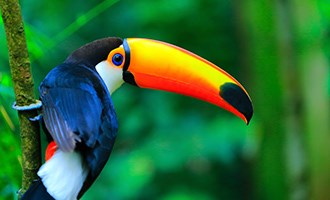
%> input picture A3/toucan.jpeg, 330 x 200 px
$ octave ex_3_8_double.m   (GNU Octave 9; MATLAB toolbox functions it lacks are replaced by stand-ins)
%> lines starting %> are read from the running program, lines starting %| are printed output that depends on the picture
### A3/my_rgb2ycbcr_fast_double.m
function YCCimg = my_rgb2ycbcr_fast_double(RGBimg)
%MY_RGB2YCBCR_FAST Summary of this function goes here
%   Detailed explanation goes here
[M, N] = size(RGBimg, [1 2]);

T = [0.299 0.587 0.114; -0.169 -0.331 0.5; 0.5 -0.419 -0.081];

YCCimg_reshaped = T * reshape(RGBimg, M*N, 3)';

YCCimg = reshape(YCCimg_reshaped', M, N, 3);

% [11 lines of commented-out code are left out]

end

### A3/ex_3_8_double.m
close all
clear
clc

filename = "toucan.jpeg";
img = imread(filename);
%> img is the input picture: size 200x330x3 uint8; mean R, G, B 43.6, 108.2, 53.9

figure
subplot(2, 2, 1)
imshow(img)
title("Full image")
img = double(img);
%> img: size 200x330x3 double
subplot(2, 2, 2)
imshow(img(:,:,1), [])
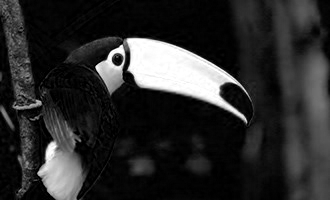
%> displayed picture: size 200x330, on the screen's scale of 0 to 255; min 0, max 255, mean 43.6
title("Red")
subplot(2, 2, 3)
imshow(img(:,:,2), [])
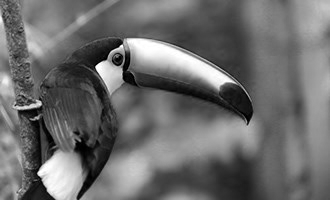
%> displayed picture: size 200x330, on the screen's scale of 0 to 255; min 0, max 255, mean 108.2
title("Green")
subplot(2, 2, 4)
imshow(img(:,:,3), [])
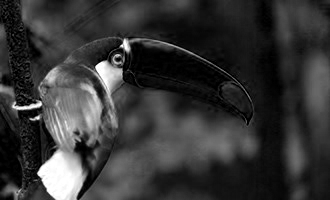
%> displayed picture: size 200x330, on the screen's scale of 0 to 255; min 0, max 255, mean 53.9
title("Blue")

tic
img_ycc = my_rgb2ycbcr_fast_double(img);
%> in my_rgb2ycbcr_fast_double, `YCCimg = reshape(YCCimg_reshaped', M, N, 3);`:
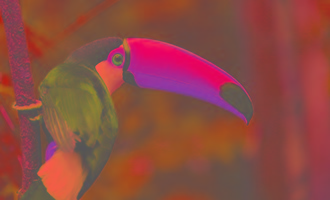
%> YCCimg: size 200x330x3 double; mean R, G, B 82.7, -16.2, -27.9; drawn with min black and max white
toc

%> (the run ends here)

$ run again, with A3/chicago.jpeg copied over A3/toucan.jpeg
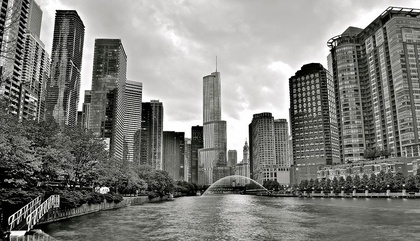
%> input picture A3/chicago.jpeg, 420 x 241 px, shrunk from 900 x 517 before the run
%> img is the input picture: size 241x420x3 uint8; mean R, G, B 127.7, 128, 124.1
%> img: size 241x420x3 double
%> in my_rgb2ycbcr_fast_double, `YCCimg = reshape(YCCimg_reshaped', M, N, 3);`:
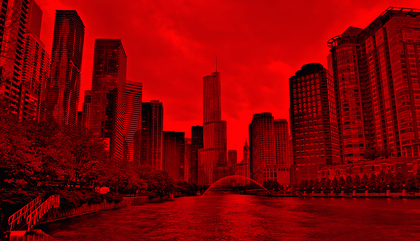
%> YCCimg: size 241x420x3 double; mean R, G, B 127.5, -1.9, 0.1; drawn with min black and max white
